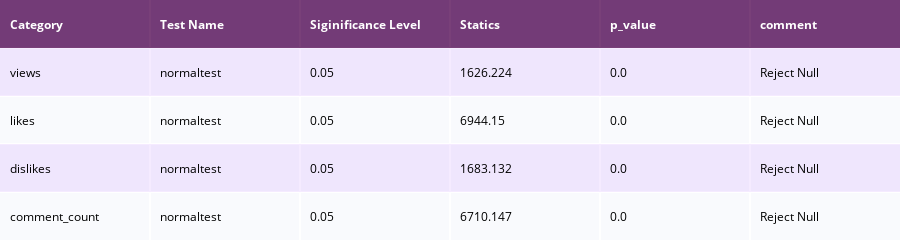

Notebook source saved alongside this figure:
### Code cell
colorscale = [[0, '#4d004c'],[.5, '#f2e5ff'],[1, '#ffffff']] 
# D'Agostino-Pearson test
ff.create_table(table_ap1,colorscale=colorscale).show()

### Figure 1 — Plotly figure (JSON) as saved in the notebook; plotly's stock layout.template omitted (floating-point values rounded to 4 significant figures)
{"data": [{"colorscale": [[0, "#4d004c"], [0.5, "#f2e5ff"], [1, "#ffffff"]], "hoverinfo": "none", "opacity": 0.75, "showscale": false, "type": "heatmap", "z": [[0, 0, 0, 0, 0, 0], [0.5, 0.5, 0.5, 0.5, 0.5, 0.5], [1, 1, 1, 1, 1, 1], [0.5, 0.5, 0.5, 0.5, 0.5, 0.5], [1, 1, 1, 1, 1, 1]]}], "layout": {"annotations": [{"align": "left", "font": {"color": "#ffffff"}, "showarrow": false, "text": "<b>Category</b>", "x": -0.45, "xanchor": "left", "xref": "x", "y": 0, "yref": "y"}, {"align": "left", "font": {"color": "#ffffff"}, "showarrow": false, "text": "<b>Test Name</b>", "x": 0.55, "xanchor": "left", "xref": "x", "y": 0, "yref": "y"}, {"align": "left", "font": {"color": "#ffffff"}, "showarrow": false, "text": "<b>Siginificance Level</b>", "x": 1.55, "xanchor": "left", "xref": "x", "y": 0, "yref": "y"}, {"align": "left", "font": {"color": "#ffffff"}, "showarrow": false, "text": "<b>Statics</b>", "x": 2.55, "xanchor": "left", "xref": "x", "y": 0, "yref": "y"}, {"align": "left", "font": {"color": "#ffffff"}, "showarrow": false, "text": "<b>p_value</b>", "x": 3.55, "xanchor": "left", "xref": "x", "y": 0, "yref": "y"}, {"align": "left", "font": {"color": "#ffffff"}, "showarrow": false, "text": "<b>comment</b>", "x": 4.55, "xanchor": "left", "xref": "x", "y": 0, "yref": "y"}, {"align": "left", "font": {"color": "#000000"}, "showarrow": false, "text": "views", "x": -0.45, "xanchor": "left", "xref": "x", "y": 1, "yref": "y"}, {"align": "left", "font": {"color": "#000000"}, "showarrow": false, "text": "normaltest", "x": 0.55, "xanchor": "left", "xref": "x", "y": 1, "yref": "y"}, {"align": "left", "font": {"color": "#000000"}, "showarrow": false, "text": "0.05", "x": 1.55, "xanchor": "left", "xref": "x", "y": 1, "yref": "y"}, {"align": "left", "font": {"color": "#000000"}, "showarrow": false, "text": "1626.224", "x": 2.55, "xanchor": "left", "xref": "x", "y": 1, "yref": "y"}, {"align": "left", "font": {"color": "#000000"}, "showarrow": false, "text": "0.0", "x": 3.55, "xanchor": "left", "xref": "x", "y": 1, "yref": "y"}, {"align": "left", "font": {"color": "#000000"}, "showarrow": false, "text": "Reject Null", "x": 4.55, "xanchor": "left", "xref": "x", "y": 1, "yref": "y"}, {"align": "left", "font": {"color": "#000000"}, "showarrow": false, "text": "likes", "x": -0.45, "xanchor": "left", "xref": "x", "y": 2, "yref": "y"}, {"align": "left", "font": {"color": "#000000"}, "showarrow": false, "text": "normaltest", "x": 0.55, "xanchor": "left", "xref": "x", "y": 2, "yref": "y"}, {"align": "left", "font": {"color": "#000000"}, "showarrow": false, "text": "0.05", "x": 1.55, "xanchor": "left", "xref": "x", "y": 2, "yref": "y"}, {"align": "left", "font": {"color": "#000000"}, "showarrow": false, "text": "6944.15", "x": 2.55, "xanchor": "left", "xref": "x", "y": 2, "yref": "y"}, {"align": "left", "font": {"color": "#000000"}, "showarrow": false, "text": "0.0", "x": 3.55, "xanchor": "left", "xref": "x", "y": 2, "yref": "y"}, {"align": "left", "font": {"color": "#000000"}, "showarrow": false, "text": "Reject Null", "x": 4.55, "xanchor": "left", "xref": "x", "y": 2, "yref": "y"}, {"align": "left", "font": {"color": "#000000"}, "showarrow": false, "text": "dislikes", "x": -0.45, "xanchor": "left", "xref": "x", "y": 3, "yref": "y"}, {"align": "left", "font": {"color": "#000000"}, "showarrow": false, "text": "normaltest", "x": 0.55, "xanchor": "left", "xref": "x", "y": 3, "yref": "y"}, {"align": "left", "font": {"color": "#000000"}, "showarrow": false, "text": "0.05", "x": 1.55, "xanchor": "left", "xref": "x", "y": 3, "yref": "y"}, {"align": "left", "font": {"color": "#000000"}, "showarrow": false, "text": "1683.132", "x": 2.55, "xanchor": "left", "xref": "x", "y": 3, "yref": "y"}, {"align": "left", "font": {"color": "#000000"}, "showarrow": false, "text": "0.0", "x": 3.55, "xanchor": "left", "xref": "x", "y": 3, "yref": "y"}, {"align": "left", "font": {"color": "#000000"}, "showarrow": false, "text": "Reject Null", "x": 4.55, "xanchor": "left", "xref": "x", "y": 3, "yref": "y"}, {"align": "left", "font": {"color": "#000000"}, "showarrow": false, "text": "comment_count", "x": -0.45, "xanchor": "left", "xref": "x", "y": 4, "yref": "y"}, {"align": "left", "font": {"color": "#000000"}, "showarrow": false, "text": "normaltest", "x": 0.55, "xanchor": "left", "xref": "x", "y": 4, "yref": "y"}, {"align": "left", "font": {"color": "#000000"}, "showarrow": false, "text": "0.05", "x": 1.55, "xanchor": "left", "xref": "x", "y": 4, "yref": "y"}, {"align": "left", "font": {"color": "#000000"}, "showarrow": false, "text": "6710.147", "x": 2.55, "xanchor": "left", "xref": "x", "y": 4, "yref": "y"}, {"align": "left", "font": {"color": "#000000"}, "showarrow": false, "text": "0.0", "x": 3.55, "xanchor": "left", "xref": "x", "y": 4, "yref": "y"}, {"align": "left", "font": {"color": "#000000"}, "showarrow": false, "text": "Reject Null", "x": 4.55, "xanchor": "left", "xref": "x", "y": 4, "yref": "y"}], "height": 200, "margin": {"b": 0, "l": 0, "r": 0, "t": 0}, "xaxis": {"dtick": 1, "gridwidth": 2, "showticklabels": false, "tick0": -0.5, "ticks": "", "zeroline": false}, "yaxis": {"autorange": "reversed", "dtick": 1, "gridwidth": 2, "showticklabels": false, "tick0": 0.5, "ticks": "", "zeroline": false}}}
